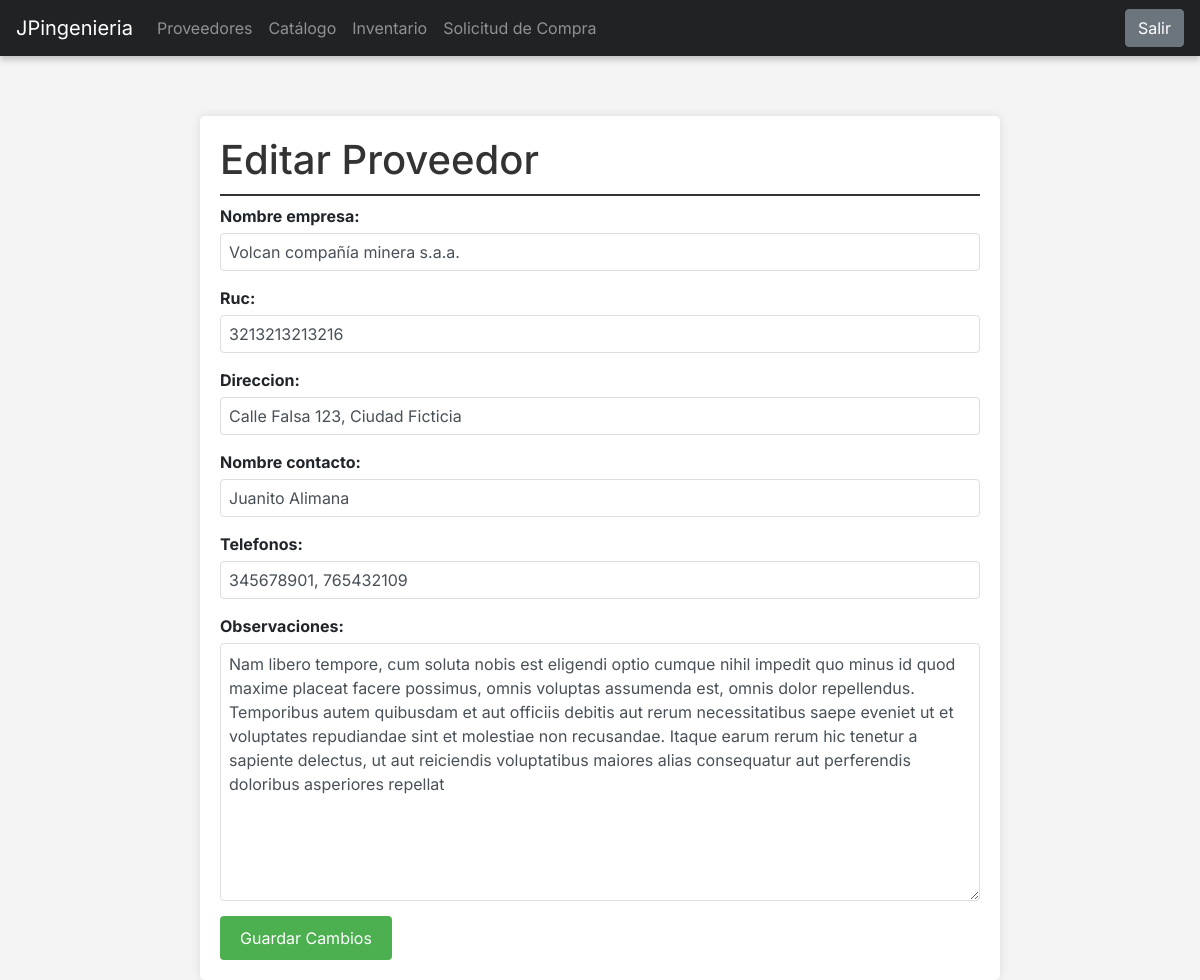
The page /proveedores/proveedores/detail/edit/12/ on the database its author committed.
### api/models.py (models this page shows, shortened)
class Proveedor(models.Model):
    nombre_empresa = models.CharField(max_length=100)
    ruc = models.CharField(max_length=13, unique=True)
    direccion = models.CharField(max_length=255)
    nombre_contacto = models.CharField(max_length=100)
    telefonos = models.CharField(max_length=100)
    observaciones = models.TextField(blank=True, null=True)

### proveedores/views.py (the view, shortened to what this page needs)
# urls.py: path('proveedores/detail/edit/<int:pk>/' , EditProveedorView.as_view(), name='edit_proveedores'),
class EditProveedorView(UpdateView):
    model = Proveedor
    form_class = ProveedorForm
    template_name = 'proveedores_edit.html'
    def get_context_data(self, **kwargs):
        context = super().get_context_data(**kwargs)
        context['proveedor'] = self.object
        return context

### proveedores/forms.py
class ProveedorForm(forms.ModelForm):
    class Meta:
        model = Proveedor
        fields = ['nombre_empresa', 'ruc', 'direccion', 'nombre_contacto', 'telefonos', 'observaciones']
    def __init__(self, *args, **kwargs):
        super(ProveedorForm, self).__init__(*args, **kwargs)
        self.helper = FormHelper()
        self.helper.form_method = 'post'
        self.helper.add_input(Submit('submit', 'Guardar Proveedor'))
        for field_name, field in self.fields.items():
            field.widget.attrs['class'] = 'form-control'

### proveedores/templates/proveedores_edit.html (shortened to what this page needs)
{% extends "base.html" %}
{% block content %}
<div class="edit-container">
    <h1>Editar Proveedor</h1>
    <form method="post">
        {% for field in form %}
            <div class="form-group">
                {{ field.label_tag }}
                {{ field }}
            </div>
        {% endfor %}
        <input type="submit" value="Guardar Cambios" class="submit-btn">
    </form>
</div>
{% endblock %}

### logistica/templates/base.html (style rules this page uses)
* { font-family: 'Inter', sans-serif; margin: 0; padding: 0; box-sizing: border-box; }
html, body { margin: 0; padding: 0; width: 100%; height: 100%; background-color: #f4f4f4; }

### proveedores/templates/proveedores_edit.html (style rules this page uses)
.edit-container { max-width: 800px; margin: 60px auto 0; background-color: #fff; padding: 20px; border-radius: 5px; box-shadow: 0 0 10px rgba(0,0,0,0.1); }
.edit-container h1 { color: #333; border-bottom: 2px solid #333; padding-bottom: 10px; }
.form-group { margin-bottom: 15px; }
.form-group label { display: block; margin-bottom: 5px; font-weight: bold; }
.form-group input[type="text"], .form-group input[type="tel"], .form-group textarea { width: 100%; padding: 8px; border: 1px solid #ddd; border-radius: 4px; }
.submit-btn { background-color: #4CAF50; color: white; padding: 10px 20px; border: none; border-radius: 4px; cursor: pointer; font-size: 16px; }

### rows shown on the page
Proveedor: form "Volcan compañía minera s.a.a." "3213213213216" "Calle Falsa 123, Ciudad Ficticia" "Juanito Alimana" "345678901, 765432109" "Nam libero tempore, cum soluta nobis est eligendi optio cumque nihil impedit quo minus id quod maxime placeat facere possimus, omnis voluptas assumenda est, omnis dolor repellendus. Temporibus autem quibusdam et aut officiis debitis aut rerum necessitatibus saepe eveniet ut et voluptates repudiandae sint et molestiae non recusandae. Itaque earum rerum hic tenetur a sapiente delectus, ut aut reiciendis voluptatibus maiores alias consequatur aut perferendis doloribus asperiores repellat"

### other values the page prints
{{ field.label_tag }} "Nombre empresa:" "Ruc:" "Direccion:" "Nombre contacto:" "Telefonos:" "Observaciones:"
